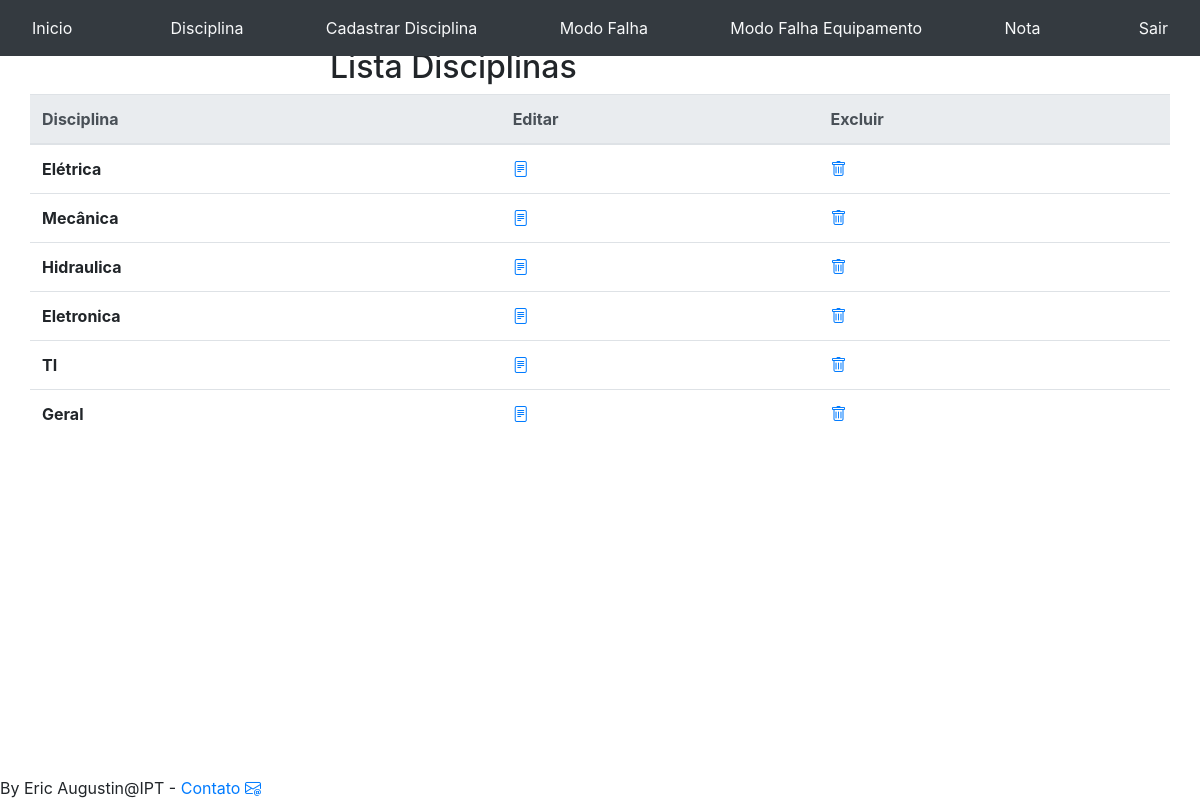
The page /notas/exibirDisciplinas/ (signed in) on the database its author committed.
### notas/models.py (models this page shows, shortened)
class Disciplina(models.Model):
    disciplina=models.CharField(max_length=50)

### notas/views.py (the view)
# urls.py: path('exibirDisciplinas/', views.exibirDisciplinas, name='exibirDisciplinas'),
def exibirDisciplinas(request):
    if not request.session.get('usuario'):
        return redirect('/auth/login/?status=2')
    disciplinas=Disciplina.objects.all()
    return render(request, "exibirDisciplinas.html", {'disciplinas':disciplinas,'status':0})

### notas/templates/exibirDisciplinas.html (shortened to what this page needs)
{% extends 'base.html'%}
{% block 'menu' %}
{% include 'menunotadisciplina.html' %}
{% endblock %}
{% block 'conteudo'%}
<div class ='container'>
  <div class='row'>
      <div class='col-md-3'>
      </div>
      <div class="col-md">
        <br>
        <br>
        <h2 class="sticky-top">Lista Disciplinas</h2>
      </div>
    <div class="table-responsive" style="max-height: 75vh;">
    <table class="table table-hover" >
      <thead class="thead-light sticky-top" >
          <tr>
            <th scope="col">Disciplina</th>
            <th scope="col">Editar</th>
            <th scope="col">Excluir</th>
        </tr>
        </thead>
        <tbody style="overflow: auto;" >
            {% for disciplina in disciplinas %}
            <tr>
            <th scope="row">{{disciplina.disciplina}}</th>
            <td><a href="{% url 'editarDisciplina' %}?id={{ disciplina.id }}"><i class="bi bi-file-text"></i></a></td>
            <td><a href="{% url 'excluirDisciplina' %}?id={{ disciplina.id }}&excluir=1"><i class="bi bi-trash"></i></a></td>
          </tr>
          {% endfor %}
        </tbody>
      </table>
      </div>
    </div>
    <br>
</div>
{% endblock %}

### rows shown on the page
Disciplina: disciplina "Elétrica"
Disciplina: disciplina "Mecânica"
Disciplina: disciplina "Hidraulica"
Disciplina: disciplina "Eletronica"
Disciplina: disciplina "TI"
Disciplina: disciplina "Geral"
